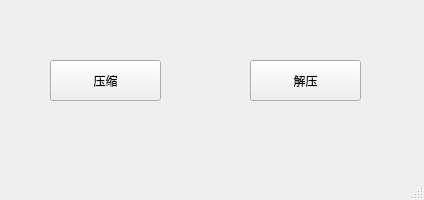
<?xml version="1.0" encoding="UTF-8"?>
<ui version="4.0">
 <class>compression</class>
 <widget class="QMainWindow" name="compression">
  <property name="geometry">
   <rect>
    <x>0</x>
    <y>0</y>
    <width>424</width>
    <height>200</height>
   </rect>
  </property>
  <property name="windowTitle">
   <string>compression</string>
  </property>
  <widget class="QWidget" name="centralWidget">
   <widget class="QPushButton" name="zip">
    <property name="geometry">
     <rect>
      <x>50</x>
      <y>60</y>
      <width>111</width>
      <height>41</height>
     </rect>
    </property>
    <property name="text">
     <string>压缩</string>
    </property>
   </widget>
   <widget class="QPushButton" name="unzip">
    <property name="geometry">
     <rect>
      <x>250</x>
      <y>60</y>
      <width>111</width>
      <height>41</height>
     </rect>
    </property>
    <property name="text">
     <string>解压</string>
    </property>
   </widget>
  </widget>
  <widget class="QMenuBar" name="menuBar">
   <property name="geometry">
    <rect>
     <x>0</x>
     <y>0</y>
     <width>424</width>
     <height>28</height>
    </rect>
   </property>
  </widget>
  <widget class="QStatusBar" name="statusBar"/>
 </widget>
 <layoutdefault spacing="6" margin="11"/>
 <resources/>
 <connections/>
</ui>
